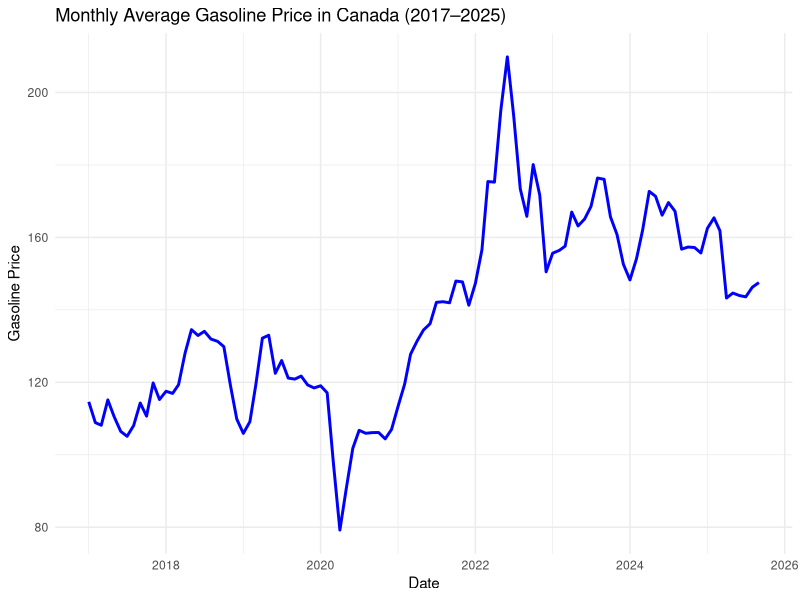
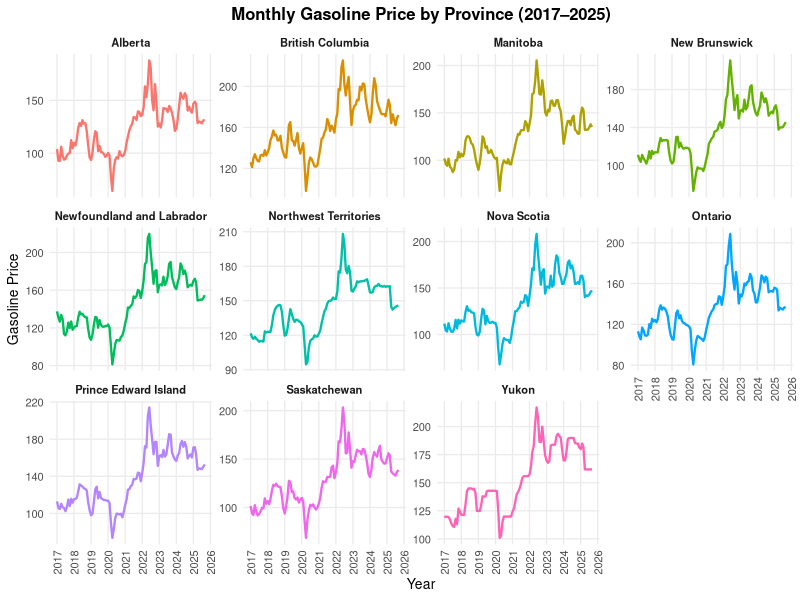
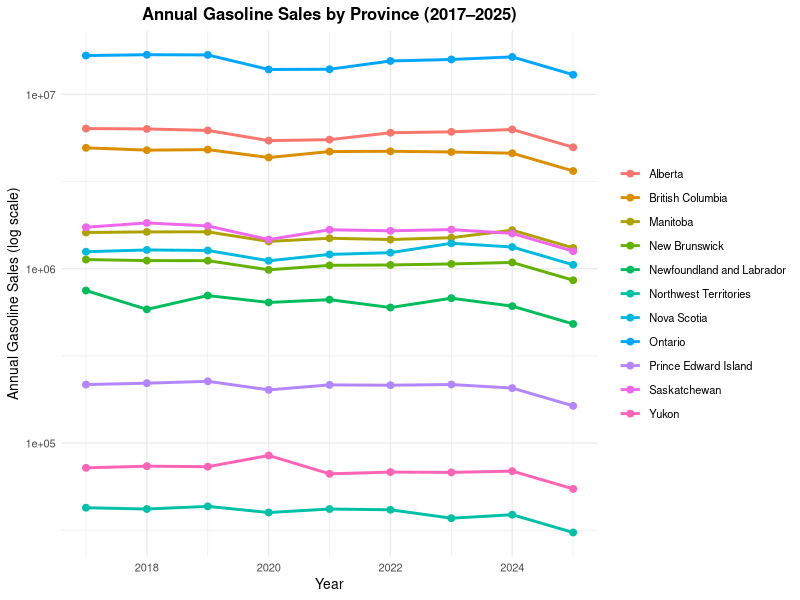
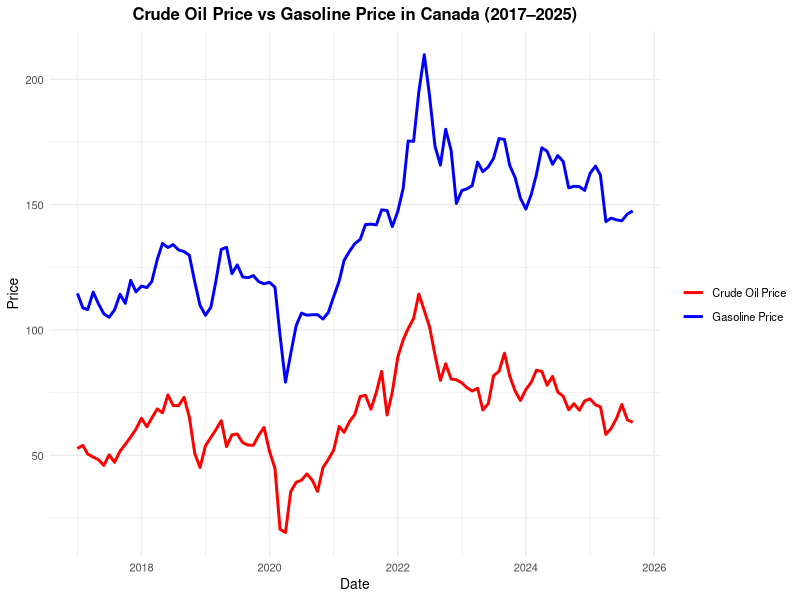
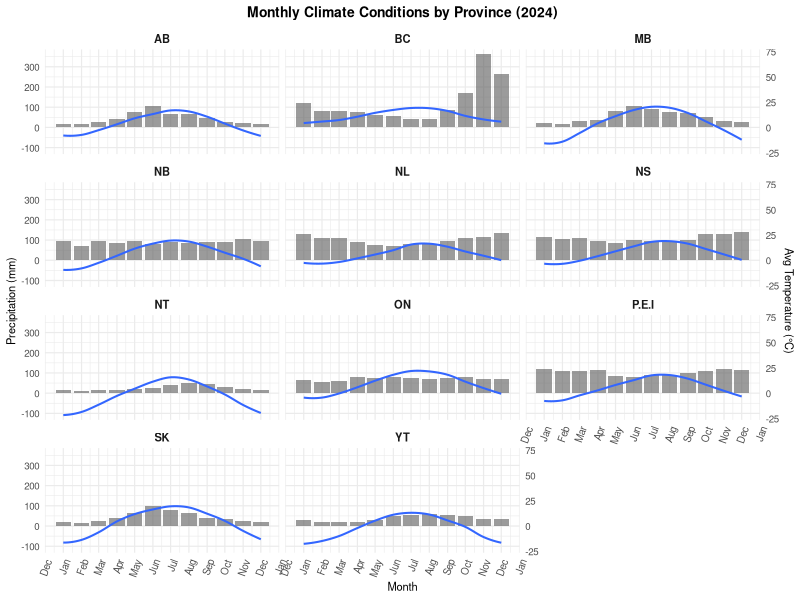
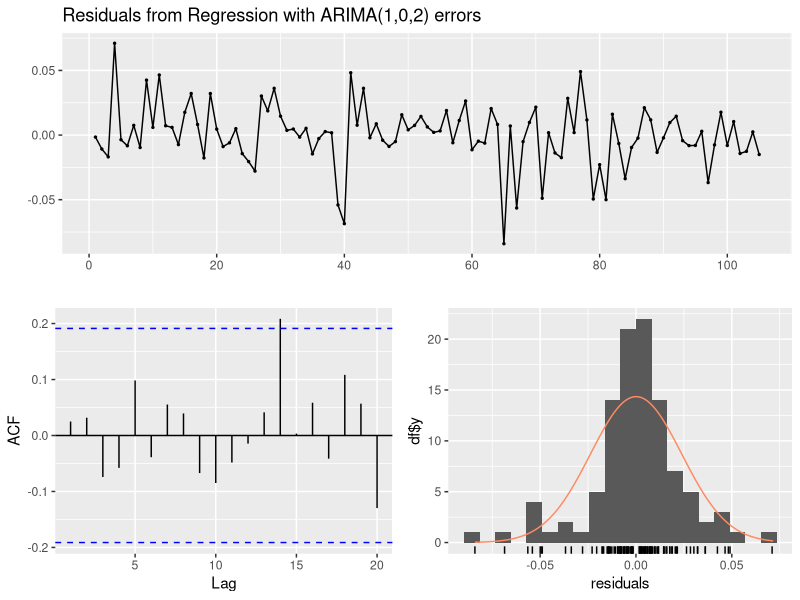

Here is the R script that generated these plots, in order:
## ---- chunk 1
#| message: true
#| warning: true
#| include: false

library(knitr)
library(dplyr)
library(ggplot2)
library(lubridate)
library(kableExtra)
library(stringr)

gas<-read.csv("Final_Data.csv")

## ---- chunk 2
#| label: fig-price-ca
#| fig-cap: Gasoline Price in Canada (General Case)
#| echo: false
#| warning: false
#| message: false


# Ensure Date is in Date format 
gas$Date <- as.Date(gas$Date)

# Compute national average monthly gasoline price
price_monthly <- gas %>%
  group_by(Date) %>%
  summarise(Avg_Price = mean(Gasoline_Price, na.rm = TRUE))

# Plot
ggplot(price_monthly, aes(x = Date, y = Avg_Price)) +
  geom_line(color = "blue", size = 1) +
  labs(
    title = "Monthly Average Gasoline Price in Canada (2017–2025)",
    x = "Date",
    y = "Gasoline Price"
  ) +
  theme_minimal()

## ---- chunk 3
#| label: fig-price-spe
#| fig-cap: Gasoline Price in Canada by Province
#| echo: false
#| warning: false
#| message: false
gas$Date <- as.Date(gas$Date)


gas_clean <- gas %>%
  filter(!is.na(Province), Province != "") %>%
  group_by(Province) %>%
  filter(!all(is.na(Gasoline_Price))) %>%
  ungroup()


ggplot(gas_clean, aes(x = Date, y = Gasoline_Price, color = Province)) +
  geom_line(size = 0.8, show.legend = FALSE) +      # 保留颜色，但隐藏 legend
  facet_wrap(~ Province, scales = "free_y", ncol = 4) +
  scale_x_date(
    date_breaks = "1 year",
    date_labels = "%Y"
  ) +
  labs(
    title = "Monthly Gasoline Price by Province (2017–2025)",
    x = "Year",
    y = "Gasoline Price"
  ) +
  theme_minimal(base_size = 10) +
  theme(
    plot.title = element_text(hjust = 0.5, face = "bold"),
    strip.text = element_text(face = "bold"),
    axis.text.x = element_text(angle = 90, vjust = 0.5),
    panel.grid.minor = element_blank()
  )

## ---- chunk 4
#| label: fig-sale-pro
#| fig-cap: Gasoline Sales in Canada by Province
#| echo: false
#| warning: false
#| message: false
library(dplyr)
library(ggplot2)
library(lubridate)

# 1. Drop NA rows and ensure Sale_quant correct
gas_clean <- gas %>%
  filter(!is.na(Sale_quant), !is.na(Province)) %>%
  mutate(Year = year(Date))

# 2. Compute annual sales by province
annual_sales <- gas_clean %>%
  group_by(Province, Year) %>%
  summarise(Annual_Sales = sum(Sale_quant, na.rm = TRUE), .groups = "drop")

# 3. Plot with log y-axis
ggplot(annual_sales, aes(x = Year, y = Annual_Sales, color = Province, group = Province)) +
  geom_line(size = 1) +
  geom_point(size = 2) +
  scale_y_log10() +                                   # 对数纵轴
  labs(
    title = "Annual Gasoline Sales by Province (2017–2025)",
    x = "Year",
    y = "Annual Gasoline Sales (log scale)"
  ) +
  theme_minimal(base_size = 10) +
  theme(
    plot.title = element_text(hjust = 0.5, face = "bold"),
    legend.title = element_blank()
  )

## ---- chunk 5
#| label: tbl-tax-ca
#| echo: false
#| message: false
#| warning: false
#| fig-height: 5
#| fig-width: 6
#| tbl-cap: Fuel charge rates by Province (Unit $ per Litre)

library(tidyverse)
library(kableExtra)

# ------------------------------------------------------------
# 1. Load dataset
# ------------------------------------------------------------
fuel_summary <- read_csv("Fuel_Charge_Table.csv") %>%
  
  # ------------------------------------------------------------
  # 2. Convert province names to official two-letter abbreviations
  # ------------------------------------------------------------
  mutate(
    Province = recode(Province,
      "Ontario" = "ON",
      "Quebec" = "QC",
      "British Columbia" = "BC",
      "Alberta" = "AB",
      "Saskatchewan" = "SK",
      "Manitoba" = "MB",
      "New Brunswick" = "NB",
      "Nova Scotia" = "NS",
      "Prince Edward Island" = "P.E.I",
      "Newfoundland and Labrador" = "NL",
      "Yukon" = "YT",
      "Northwest Territories" = "NT",
      "Nunavut" = "NU"
    )
  )

# ------------------------------------------------------------
# 3. Build formatted table
# ------------------------------------------------------------
fuel_summary %>%
  kbl(
    digits = 2,
    align = "lcccccc"
  ) %>%
  kable_classic(full_width = FALSE, html_font = "Times New Roman") %>%
  add_header_above(c(" " = 1, "Fiscal Year" = 6)) %>%
  kable_styling(position = "center", font_size = 8)


## ---- chunk 6
#| label: tbl-CPI-ca
#| tbl-cap: CPI of Gasoline in Canada by Province
#| echo: false
#| message: false
#| warning: false
#| tbl-height: 5
#| fig-width: 6

cpi_avg <- gas %>%
  filter(Date >= as.Date("2017-01-01"),
         Date <= as.Date("2025-12-31")) %>%
  group_by(Province) %>%
  summarise(
    Avg_CPI_Gasoline_2017_2025 = round(mean(CPI_Gasoline, na.rm = TRUE), 2)
  ) %>%
  arrange(Province)


cpi_avg %>%
  kbl(
    digits = 2,
    align = "lc",
    col.names = c("Province", "Avg Gasoline CPI")
  ) %>%
  kable_classic(full_width = FALSE, html_font = "Times New Roman") %>%
  kable_styling(
    position = "center",
    font_size = 10
  )

## ---- chunk 7
#| label: tbl-veh-ca
#| tbl-cap: Min and Max Registered Vehicle in Canada
#| echo: false
#| message: false
#| warning: false

vehicle_summary <- gas %>%
  filter(Date == as.Date("2024-12-01")) %>%   
  select(Province, Vehicles_Reg) %>% 
  summarise(
    Min_Registered = min(Vehicles_Reg, na.rm = TRUE),
    Min_Province = Province[which.min(Vehicles_Reg)],
    Max_Registered = max(Vehicles_Reg, na.rm = TRUE),
    Max_Province = Province[which.max(Vehicles_Reg)]
  )

vehicle_summary %>%
  kbl(
    digits = 0,
    align = "lccc"
  ) %>%
  add_header_above(c("Vehicle Registration Summary (Dec 2024)" = 4)) %>%
  kable_classic(full_width = FALSE, html_font = "Times New Roman") %>%
  kable_styling(position = "center", font_size = 10)


## ---- chunk 8
#| label: fig-curde
#| echo: false
#| message: false
#| warning: false
#| fig-cap: Change in Crude Oil Price with Gasoline
# Ensure Date is Date type
gas$Date <- as.Date(gas$Date)

# ---- 1. National average monthly gasoline price ----
gas_price_monthly <- gas %>%
  group_by(Date) %>%
  summarise(Avg_Gasoline = mean(Gasoline_Price, na.rm = TRUE))

# ---- 2. National average monthly crude oil price ----
oil_price_monthly <- gas %>%
  group_by(Date) %>%
  summarise(Avg_Crude = mean(Crude_Oil_Price, na.rm = TRUE))

# ---- 3. Combine two series into one data frame ----
price_compare <- gas_price_monthly %>%
  left_join(oil_price_monthly, by = "Date")

# ---- 4. Plot: Crude Oil vs Gasoline ----
ggplot(price_compare, aes(x = Date)) +
  geom_line(aes(y = Avg_Gasoline, color = "Gasoline Price"), size = 1) +
  geom_line(aes(y = Avg_Crude, color = "Crude Oil Price"), size = 1) +
  scale_color_manual(values = c("Gasoline Price" = "blue",
                                "Crude Oil Price" = "red")) +
  labs(
    title = "Crude Oil Price vs Gasoline Price in Canada (2017–2025)",
    x = "Date",
    y = "Price",
    color = ""
  ) +
  theme_minimal(base_size = 10) +
  theme(
    plot.title = element_text(hjust = 0.5, face = "bold")
  )


## ---- chunk 9
#| label: fig-cli
#| echo: false
#| message: false
#| warning: false
#| fig-cap: Temperacture and Precipitation Change by Provibce


# 1. 确保日期格式正确
gas$Date <- as.Date(gas$Date)

# 2. 只保留 2024，去掉 Nunavut
climate_2024 <- gas %>%
  filter(
    year(Date) == 2024,
    Province != "Nunavut"
  )

# 3. 省份缩写
climate_2024 <- climate_2024 %>%
  mutate(
    Province_short = case_when(
      Province == "Newfoundland and Labrador" ~ "NL",
      Province == "Prince Edward Island"      ~ "P.E.I",
      Province == "Nova Scotia"               ~ "NS",
      Province == "New Brunswick"             ~ "NB",
      Province == "Quebec"                    ~ "QC",
      Province == "Ontario"                   ~ "ON",
      Province == "Manitoba"                  ~ "MB",
      Province == "Saskatchewan"              ~ "SK",
      Province == "Alberta"                   ~ "AB",
      Province == "British Columbia"          ~ "BC",
      Province == "Yukon"                     ~ "YT",
      Province == "Northwest Territories"     ~ "NT",
      TRUE ~ Province   # 兜底
    )
  )

# 4. 作图：柱子 = 降水，平滑线 = 温度（缩放后到同一坐标）
ggplot(climate_2024, aes(x = Date)) +
  # Precipitation bars
  geom_col(aes(y = Precip_mm), alpha = 0.6) +
  
  # Smoothed temperature line（loess 平滑）
  geom_smooth(
    aes(y = AvgTemp_C * 5),
    method = "loess",
    se = FALSE,
    span = 0.4, 
    alpha = 0.8,
    linewidth = 0.7
  ) +
  
  # 双轴
  scale_y_continuous(
    name = "Precipitation (mm)",
    sec.axis = sec_axis(~ . / 5, name = "Avg Temperature (°C)")
  ) +
  
  scale_x_date(
    date_breaks = "1 month",
    date_labels = "%b"
  ) +
  
  facet_wrap(~ Province_short, ncol = 3) +
  
  labs(
    title = "Monthly Climate Conditions by Province (2024)",
    x = "Month"
  ) +
  
  theme_minimal(base_size = 9) +
  theme(
    strip.text = element_text(face = "bold", size = 8),
    axis.text.x = element_text(angle = 70, hjust = 1, size = 7),
    axis.text.y = element_text(size = 7),
    axis.title = element_text(size = 8),
    plot.title = element_text(hjust = 0.5, face = "bold", size = 10)
  )


## ---- chunk 10
#| echo: false
#| message: true
#| warning: true
library(dplyr)
library(lubridate)
library(forecast)
library(tidyr)
library(purrr)
gas_clean <- gas %>%
  mutate(
    Date     = as.Date(Date),
    Province = trimws(Province)
  ) %>%
  # 删掉 Province 为空的那一行
  filter(Province != "") %>%
  # 只保留 2017-01 到 2025-09 的样本
  filter(Date >= as.Date("2017-01-01"),
         Date <= as.Date("2025-09-01")) %>%
  # 你的研究里不包括 Quebec / Nunavut
  filter(!Province %in% c("Quebec", "Nunavut")) %>%
  arrange(Province, Date)

# 只保留模型真正要用到的变量，并去掉 NA
gas_model <- gas_clean %>%
  select(Province, Date,
         Gasoline_Price,
         Tax_cents_per_litre,
         Crude_Oil_Price,
         CPI_Gasoline) %>%
  drop_na()

#--------------------------------------------------
# 2. 定义一个“按省份拟合 ARIMAX”的函数
#    因变量：log(汽油价)
#    自变量：Carbon tax、原油价、汽油 CPI
#    时间结构：由 auto.arima 自动选 ARIMA(p,d,q)(P,D,Q)[12]
#--------------------------------------------------
fit_arimax_one_prov <- function(df_prov){

  df_prov <- df_prov %>% arrange(Date)

  # 因变量：对数价格，减小异方差
  y <- log(df_prov$Gasoline_Price)

  # 外生变量矩阵（xreg）
  xreg <- as.matrix(df_prov %>%
                      transmute(
                        Tax_cents_per_litre,
                        Crude_Oil_Price,
                        CPI_Gasoline
                      ))

  # 使用 auto.arima 让它自己选 (p,d,q) 和 (P,D,Q)
  fit <- auto.arima(
    y,
    xreg      = xreg,
    seasonal  = TRUE,
    stepwise  = FALSE,
    approximation = FALSE
  )

  return(fit)
}

#--------------------------------------------------
# 3. 按省份拆分数据，批量拟合 ARIMAX
#--------------------------------------------------
prov_list <- split(gas_model, gas_model$Province)

price_models <- map(prov_list, fit_arimax_one_prov)

# 现在你可以比如：
# 查看安省结果
price_models[["Ontario"]]

# 残差诊断
forecast::checkresiduals(price_models[["Ontario"]])

# 如果要取出各省的系数：
#coef_table <- map(price_models, coef) %>%
#  purrr::imap_dfr(~{
#    tibble(
#      Province = .y,
#      term     = names(.x),
#      estimate = as.numeric(.x)
#    )
#  })

#coef_table


## ---- chunk 11
#| echo: false
library(dplyr)
library(lubridate)
library(broom)

# 1️⃣ Clean + keep variables you need
demand_data <- gas %>%
  mutate(
    Date     = as.Date(Date),
    Province = trimws(Province)
  ) %>%
  filter(Province != "",
         Date >= as.Date("2017-01-01"),
         Date <= as.Date("2025-09-01"),
         !Province %in% c("Quebec", "Nunavut")) %>%
  select(Province, Date,
         Sale_quant,
         Gasoline_Price,
         AvgTemp_C,
         Vehicles_Reg) %>%
  drop_na() %>%
  mutate(
    ln_sales   = log(Sale_quant),
    ln_price   = log(Gasoline_Price),
    ln_veh_reg = log(Vehicles_Reg)
  )

# 2️⃣ Static log–log demand regression with province fixed effects
demand_fit <- lm(
  ln_sales ~ ln_price + AvgTemp_C + ln_veh_reg + factor(Province),
  data = demand_data
)

# 3️⃣ Model summary + tidy table (estimates, s.e., p-values)
summary(demand_fit)
demand_coef <- tidy(demand_fit)
demand_coef
## ---- chunk 12
#| echo: false

library(dplyr)
library(purrr)
library(forecast)
library(lubridate)

#------------------------------------------------------------
# 1. Prepare data
#------------------------------------------------------------
gas_cf <- gas %>%
  mutate(
    Date     = as.Date(Date),
    Province = trimws(Province)
  ) %>%
  filter(
    Province != "",
    !Province %in% c("Quebec", "Nunavut"),
    Date >= as.Date("2017-01-01"),
    Date <= as.Date("2025-09-01")
  ) %>%
  select(
    Province, Date,
    Gasoline_Price,
    Tax_cents_per_litre,
    Crude_Oil_Price,
    CPI_Gasoline
  ) %>%
  drop_na()

#------------------------------------------------------------
# 2. 构建 Counterfactual Tax：保持碳税不取消
#------------------------------------------------------------
gas_cf <- gas_cf %>%
  mutate(
    Tax_cf = if_else(
      Date >= as.Date("2025-04-01"),
      # 假设维持 2024 税率（或者你可以写公式逐年上调）
      Tax_cents_per_litre[Date == as.Date("2024-03-01")][1],
      Tax_cents_per_litre
    )
  )

#------------------------------------------------------------
# 3. 按省份拟合 ARIMAX 函数
#------------------------------------------------------------
fit_arimax_price <- function(df){

  df <- df %>% arrange(Date)

  y <- log(df$Gasoline_Price)

  xreg_train <- as.matrix(df %>%
                            transmute(
                              Tax_cents_per_litre,
                              Crude_Oil_Price,
                              CPI_Gasoline
                            ))

  fit <- auto.arima(
    y,
    xreg = xreg_train,
    seasonal = TRUE,
    stepwise = FALSE,
    approximation = FALSE
  )

  return(fit)
}

#------------------------------------------------------------
# 4. Counterfactual Forecast Function
#------------------------------------------------------------
price_cf_one_prov <- function(df){

  df <- df %>% arrange(Date)

  fit <- fit_arimax_price(df)

  # 未来区间：2025-04 到 2025-09
  future_df <- df %>% filter(Date >= as.Date("2025-04-01"))

  xreg_cf <- as.matrix(future_df %>%
                         transmute(
                           Tax_cents_per_litre = Tax_cf,
                           Crude_Oil_Price,
                           CPI_Gasoline
                         ))

  # Counterfactual Forecast
  fc <- forecast(
    fit,
    xreg = xreg_cf,
    h = nrow(future_df)
  )

  tibble(
    Province          = df$Province[1],
    Date              = future_df$Date,
    Actual_Price      = future_df$Gasoline_Price,
    CF_ln_Price       = as.numeric(fc$mean),
    CF_Price          = exp(as.numeric(fc$mean)),
    Price_Difference  = CF_Price - Actual_Price
  )
}

#------------------------------------------------------------
# 5. Run CF for all provinces
#------------------------------------------------------------
prov_list <- split(gas_cf, gas_cf$Province)

price_cf_results <- map_dfr(prov_list, price_cf_one_prov)

price_cf_results
## ---- chunk 13
#| echo: false


## 1️⃣ 先在原数据上算“基准情景”的预测销量 ----------------------
demand_base <- demand_data %>%
  mutate(
    pred_ln_sales_actual = predict(demand_fit, newdata = ., type = "response"),
    pred_sales_actual    = exp(pred_ln_sales_actual)   # 还原到数量
  )

## 2️⃣ 构造 counterfactual 价格：这里举例为 2019-04 之后价格降低 5% ----
# 你可以把 0.05 换成你自己根据价格模型算出的“去掉碳税”比例

demand_cf <- demand_base %>%
  mutate(
    ln_price_cf = if_else(
      Date >= as.Date("2019-04-01"),
      ln_price - log(1.05),   # 2019-04 之后价格降低 5%
      ln_price                # 之前保持不变
    ),
    # 把模型里用到的 ln_price 换成 counterfactual 的版本
    ln_price = ln_price_cf
  ) %>%
  mutate(
    pred_ln_sales_cf = predict(demand_fit, newdata = ., type = "response"),
    pred_sales_cf    = exp(pred_ln_sales_cf)
  )

## 3️⃣ 按省汇总：真实 vs counterfactual 的销量对比 ---------------
cf_summary <- demand_cf %>%
  # 如果只想看某一段时期，可以在这儿再加一层 filter(Date >= ..., Date <= ...)
  group_by(Province) %>%
  summarise(
    Actual_Sales = sum(pred_sales_actual),
    CF_Sales     = sum(pred_sales_cf),
    Diff_Sales   = CF_Sales - Actual_Sales,
    Diff_Percent = 100 * Diff_Sales / Actual_Sales
  ) %>%
  arrange(Province)

cf_summary
